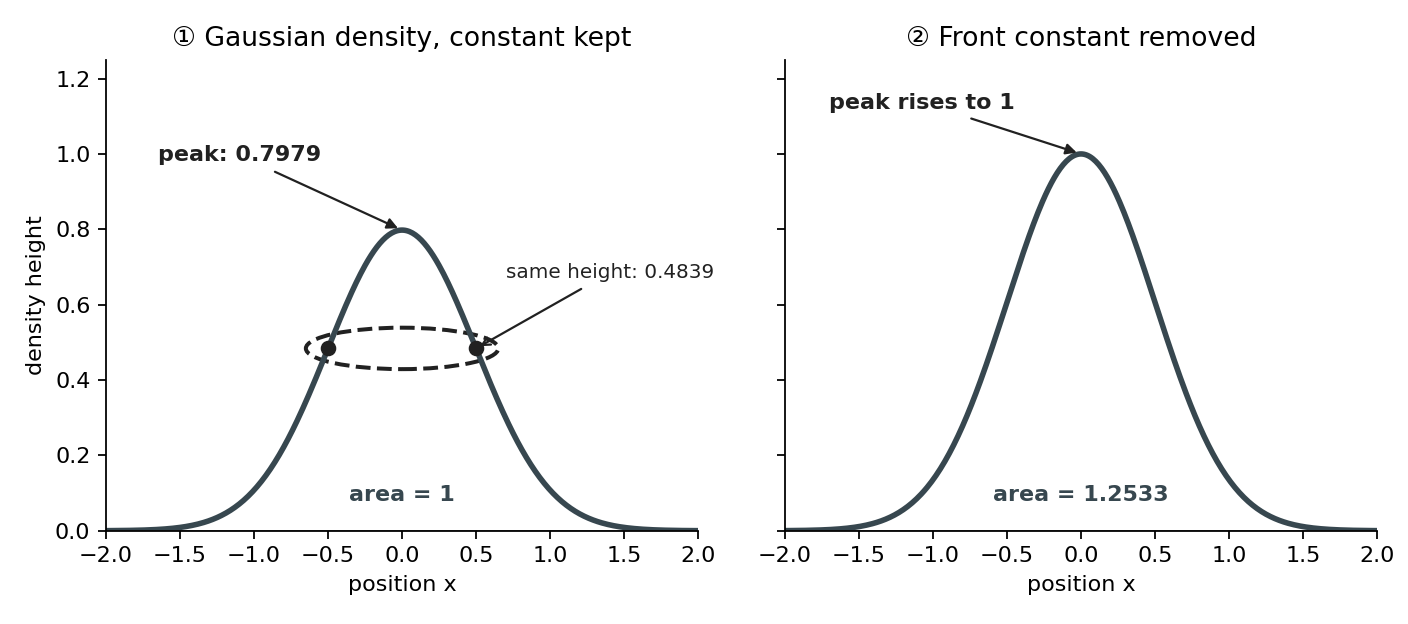

This chart was generated by the following Python code:
import json
import math
from pathlib import Path

import matplotlib.pyplot as plt
from matplotlib.patches import Ellipse

DARK_GREY = "#37474f"
ANNOTATION = "#212121"

root = Path(__file__).resolve().parents[4]
values = json.loads((root / "rebuild/out/walk-numbers.json").read_text())
peak = values["p1.normal_pdf_0_mu0_sd0.5"]
one_sd = values["p1.normal_pdf_0.5_mu0_sd0.5"]
sd = 0.5
area_without_constant = 0.5 * math.sqrt(2 * math.pi)

xs = [-2.0 + i * 0.01 for i in range(401)]
normalized = [peak * math.exp(-(x * x) / (2 * sd * sd)) for x in xs]
without_constant = [math.exp(-(x * x) / (2 * sd * sd)) for x in xs]

fig, axes = plt.subplots(1, 2, figsize=(8.8, 3.9), sharex=True, sharey=True)

axes[0].plot(xs, normalized, color=DARK_GREY, linewidth=2.5)
axes[0].scatter([-0.5, 0.5], [one_sd, one_sd], color=ANNOTATION, zorder=3)
axes[0].add_patch(Ellipse((0, one_sd), 1.3, 0.11, fill=False, edgecolor=ANNOTATION,
                          linewidth=1.8, linestyle="--"))
axes[0].annotate("same height: 0.4839", xy=(0.5, one_sd), xytext=(0.7, 0.67),
                 arrowprops=dict(arrowstyle="->", color=ANNOTATION), color=ANNOTATION, fontsize=9)
axes[0].annotate("peak: 0.7979", xy=(0, peak), xytext=(-1.65, 0.98),
                 arrowprops=dict(arrowstyle="-|>", color=ANNOTATION), color=ANNOTATION,
                 fontsize=10, fontweight="bold")
axes[0].text(0, 0.08, "area = 1", ha="center", color="#37474f", fontweight="bold")
axes[0].set_title("① Gaussian density, constant kept")

axes[1].plot(xs, without_constant, color=DARK_GREY, linewidth=2.5)
axes[1].annotate("peak rises to 1", xy=(0, 1), xytext=(-1.7, 1.12),
                 arrowprops=dict(arrowstyle="-|>", color=ANNOTATION), color=ANNOTATION,
                 fontsize=10, fontweight="bold")
axes[1].text(0, 0.08, f"area = {area_without_constant:.4f}", ha="center",
             color="#37474f", fontweight="bold")
axes[1].set_title("② Front constant removed")

for ax in axes:
    ax.axhline(0, color="#666666", linewidth=0.8)
    ax.set_xlim(-2, 2)
    ax.set_ylim(0, 1.25)
    ax.set_xlabel("position x")
    ax.spines[["top", "right"]].set_visible(False)
axes[0].set_ylabel("density height")
fig.tight_layout()
fig.savefig(Path(__file__).with_suffix(".png"), dpi=160)
